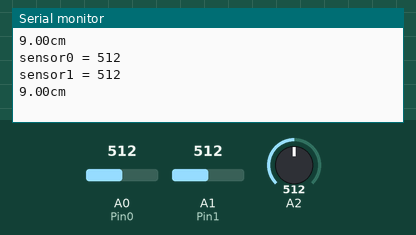
The sketch below on a simulated Arduino Uno, built with avr-gcc and run on an emulated ATmega328P. Parts: the last lines printed to the serial monitor. The test bench sets the inputs (shaded band); at power-on: A0 (Pin0) = 512, A1 (Pin1) = 512, A2 = 512.

Above: at 2.3 s.
2.4 s: A0 (Pin0) set to 716
4.5 s: A1 (Pin1) set to 716
At 4.9 s:
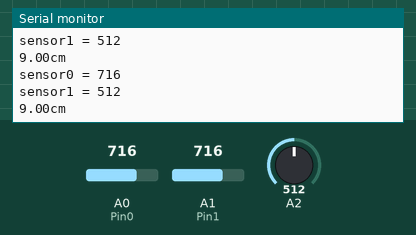
6.6 s: A2 set to 716
At 8.4 s:
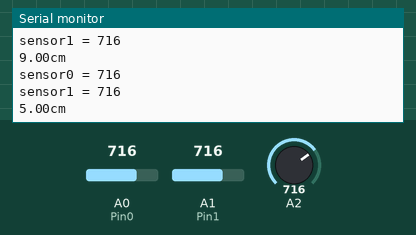
8.7 s: A0 (Pin0) set to 900
At 10.7 s:
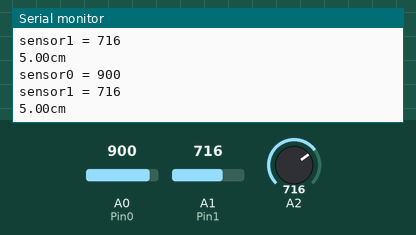
10.8 s: A1 (Pin1) set to 900
At 12.7 s:
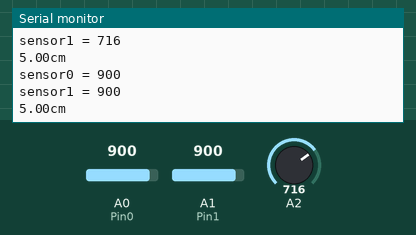
12.9 s: A2 set to 900
At 14.4 s:
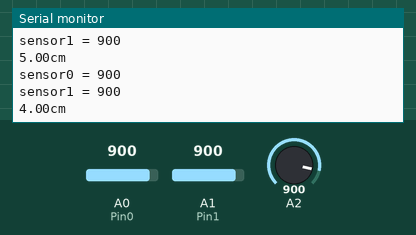
Timing chart, 0 to 15.9 s (numbered marks = the images above; inputs shaded):
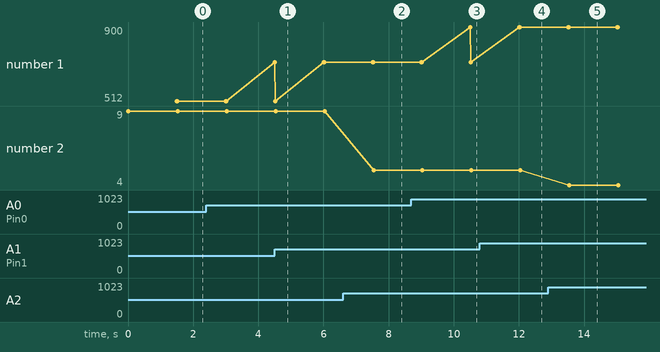

Measured:
- after the input at 6.6 s, the serial monitor: prints a new line after 0.94 s (image 2)
- after the input at 8.7 s, the serial monitor: prints a new line after 1.8 s (image 3)
- after the input at 10.8 s, the serial monitor: prints a new line after 1.2 s (image 4)
- after the input at 12.9 s, the serial monitor: prints a new line after 0.64 s (image 5)
- plotted number 2: 9 → 5 after the input at 6.6 s, 5 → 4 after the input at 12.9 s

The sketch:

cactus_1.ino
```cpp
int Pin0 = 0;    // select the input pin for the potentiometer
int Value0 = 0;  // variable to store the value coming from the sensor
int Pin1 = 1;    // select the input pin for the potentiometer
int Value1 = 0;  // variable to store the value coming from the sensor

void setup() {
  Serial.begin(9600); // シリアルポートの通信開始
}

void loop() {
  int V = analogRead(2);  // A0からセンサの出力電圧Voを読み取る
  double d = 5461 / (V - 17) - 2;  // 距離を算出する近似式

  // 距離センサ結果の出力（距離　100cm以内の物体のみを検出し、その距離をかえす）
  if (d<0 || 100<d){
    Serial.println("100cm");
    delay(500);
  } else {
    Serial.print(d);
    Serial.println("cm");
    delay(500);
  }

  // 土壌水分センサ結果の出力
  Value0 = analogRead(Pin0);
  Value1 = analogRead(Pin1);
  delay(1000);
  Serial.print("sensor0 = " );
  Serial.println(Value0);
  Serial.print("sensor1 = " );
  Serial.println(Value1);
}
```
